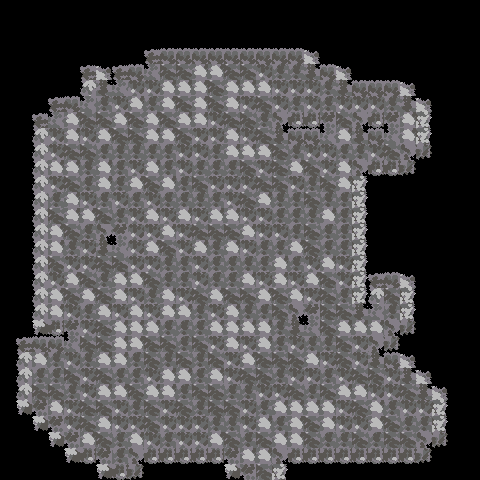

Rendered tile map (Tiled .tmx) drawn with the repository's tilesets; below, a short description and the full map source, tile grids included:
An orthogonal 30x30 tile map with 16x16 px tiles, 1 tile layer (Tile Layer 1).

<map version="1.0" tiledversion="1.0.3" orientation="orthogonal" renderorder="right-down" width="30" height="30" tilewidth="16" tileheight="16" nextobjectid="1">
 <tileset firstgid="1" source="cave.tsx" />
 <layer name="Tile Layer 1" width="30" height="30">
  <data encoding="csv">
4,4,4,4,4,4,4,4,4,4,4,4,4,4,4,4,4,4,4,4,4,4,4,4,4,4,4,4,4,4,
4,4,4,4,4,4,4,4,4,4,4,4,4,4,4,4,4,4,4,4,4,4,4,4,4,4,4,4,4,4,
4,4,4,4,4,4,4,4,4,4,4,4,4,4,4,4,4,4,4,4,4,4,4,4,4,4,4,4,4,4,
4,4,4,4,4,4,4,4,4,1,2,2,2,2,2,2,2,2,2,3,4,4,4,4,4,4,4,4,4,4,
4,4,4,4,4,1,3,1,2,25,23,23,22,22,23,23,7,21,21,24,2,3,4,4,4,4,4,4,4,4,
4,4,4,4,4,6,24,25,7,7,22,22,22,23,22,22,22,7,7,7,21,24,2,2,2,3,4,4,4,4,
4,4,4,1,2,25,21,7,22,21,22,23,22,23,22,7,23,7,21,7,21,7,7,7,21,24,3,4,4,4,
4,4,1,25,22,23,23,22,23,22,23,22,22,7,23,23,21,19,12,12,20,23,19,12,20,22,8,4,4,4,
4,4,6,7,22,7,22,23,23,22,22,23,7,7,22,7,23,24,2,2,25,22,24,2,25,22,8,4,4,4,
4,4,6,7,23,23,21,21,21,21,21,7,7,21,22,22,22,23,21,7,7,21,21,7,23,19,13,4,4,4,
4,4,6,22,22,21,22,21,7,22,21,7,21,21,21,23,7,23,22,23,7,22,19,12,12,13,4,4,4,4,
4,4,6,7,23,21,22,21,22,23,22,21,23,7,7,7,23,23,7,21,23,22,8,4,4,4,4,4,4,4,
4,4,6,21,22,7,21,7,21,7,21,21,21,21,7,23,22,21,21,23,21,21,8,4,4,4,4,4,4,4,
4,4,6,23,22,22,23,21,7,22,7,22,7,22,22,7,7,21,21,21,22,21,8,4,4,4,4,4,4,4,
4,4,6,22,23,21,19,20,7,7,22,7,23,23,23,22,7,7,21,23,21,21,8,4,4,4,4,4,4,4,
4,4,6,22,21,7,24,25,7,22,23,7,22,21,22,7,21,21,22,23,21,21,8,4,4,4,4,4,4,4,
4,4,6,23,7,7,23,23,7,7,21,21,7,21,21,21,21,22,21,7,22,7,8,4,4,4,4,4,4,4,
4,4,6,7,22,23,21,22,22,23,21,21,7,21,21,22,7,22,7,22,23,7,8,1,2,3,4,4,4,4,
4,4,6,22,23,22,23,22,7,21,22,7,23,22,23,23,22,23,22,7,23,21,8,6,23,8,4,4,4,4,
4,4,6,22,7,21,22,7,22,7,22,22,21,7,22,21,21,23,19,20,23,23,24,25,21,8,4,4,4,4,
4,4,11,12,20,7,23,22,22,22,21,21,21,22,22,22,22,21,24,25,23,22,22,22,19,13,4,4,4,4,
4,1,2,2,25,23,23,22,22,23,23,21,23,7,22,7,22,21,7,21,21,23,7,19,13,4,4,4,4,4,
4,6,22,21,7,21,22,22,21,23,21,23,21,23,7,22,23,23,23,22,7,23,7,24,2,3,4,4,4,4,
4,6,21,21,23,7,23,21,21,7,22,22,21,22,7,23,23,21,7,7,21,7,23,23,7,24,3,4,4,4,
4,6,23,23,21,7,22,22,23,22,22,21,23,23,21,21,7,7,23,21,23,22,22,7,7,23,24,3,4,4,
4,11,20,22,7,23,23,7,21,23,7,23,21,23,23,7,21,22,22,22,22,7,23,22,21,7,7,8,4,4,
4,4,11,20,7,23,22,7,7,23,7,7,7,21,21,7,22,21,22,23,22,7,7,22,23,21,21,8,4,4,
4,4,4,11,20,22,23,21,22,7,21,7,7,22,23,21,23,22,22,23,21,21,23,21,23,23,19,13,4,4,
4,4,4,4,11,12,20,21,19,12,12,12,12,12,20,22,22,19,12,12,12,12,12,12,12,12,13,4,4,4,
4,4,4,4,4,4,11,12,13,4,4,4,4,4,11,20,23,8,4,4,4,4,4,4,4,4,4,4,4,4
</data>
 </layer>
</map>